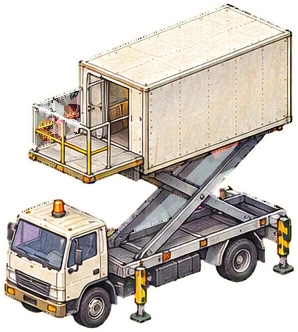
#> input picture lab/v3-sticker-kit/library/catering-truck.webp, 298 x 332 px, given in place of catering-truck.webp.png, which was not available
$ python register.py ../library/catering-truck.webp ../library/cloud-small.webp
#> lines starting #> are read from the running program, lines starting #| are printed output that depends on the picture
#!/usr/bin/python3
"""Line an edited sheet up with the sheet it was edited from, so a swapped sticker sits exactly where the
original did (the town's jumbo jet -> the cut-away jet; the family -> the see-through family).

  /usr/bin/python3 tools/register.py plane-ext plane-cutaway   -> art/sheets/plane-cutaway-aligned.png

Finds the scale + translation that best overlaps the two magenta-keyed silhouettes (IoU), and resamples the
edited sheet into the original's frame. Prints the IoU before and after.
"""
import sys
from pathlib import Path
import numpy as np
from PIL import Image
from scipy import ndimage as ndi

HERE = Path(__file__).resolve().parent.parent
S = HERE / "art" / "sheets"


def mask(im):
    t = np.asarray(im.convert("RGB")).astype(np.float32)
    return (np.minimum(t[..., 0], t[..., 2]) - t[..., 1]) < 120


def iou(a, b):
    return (a & b).sum() / max(1, (a | b).sum())


def warp(m, s, tx, ty, shape):
    # output pixel (x, y) samples input at ((x - tx) / s, (y - ty) / s)
    H, W = shape
    return ndi.affine_transform(m.astype(np.float32), [1 / s, 1 / s], offset=[-ty / s, -tx / s], output_shape=(H, W), order=1) > .5


src, ed = sys.argv[1], sys.argv[2]
A = Image.open(S / f"{src}.png"); B = Image.open(S / f"{ed}.png")
#> further down, A is the input picture: PIL image 298x332 RGBA; mean R, G, B, A 204.9, 197.5, 187.9, 168.5
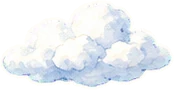
#> input picture lab/v3-sticker-kit/library/cloud-small.webp, 174 x 90 px, given in place of cloud-small.webp.png, which was not available
#> further down, B is the input picture: PIL image 174x90 RGBA; mean R, G, B, A 236.4, 240, 241.7, 162.6
if B.size != A.size:
    print(f"sizes differ {B.size} vs {A.size}: resizing the edit first")
#| sizes differ (174, 90) vs (298, 332): resizing the edit first
    B = B.resize(A.size, Image.LANCZOS)
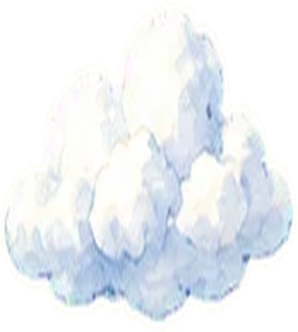
#> B: PIL image 298x332 RGBA; mean R, G, B, A 156.1, 160, 163.7, 162.6; transparent parts drawn white
ma, mb = mask(A), mask(B)
#> in mask, `return (np.minimum(t[..., 0], t[..., 2]) - t[..., 1]) < 120`: returned value: shape (332, 298) bool; every value is 1
#> in mask (call 2), `t = np.asarray(im.convert("RGB")).astype(np.float32)`:
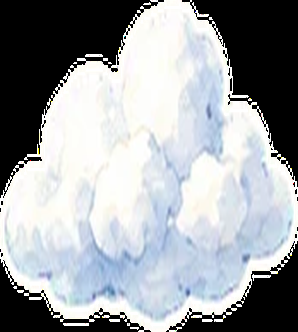
#> t: shape (332, 298, 3) float32; mean R, G, B 156.1, 160, 163.7
f = 4
sa, sb = ma[::f, ::f], mb[::f, ::f]
#> sa: shape (83, 75) bool; every value is 1
best = (iou(sa, sb), 1, 0, 0)
#> best = (1, 1, 0, 0)
print("IoU before", round(best[0], 4))
#| IoU before 1.0
for s in np.linspace(.94, 1.06, 25):
    for tx in range(-12, 13, 2):
        for ty in range(-12, 13, 2):
            v = iou(sa, warp(sb, s, tx, ty, sa.shape))
            if v > best[0]:
                best = (v, s, tx, ty)
v, s, tx, ty = best
best = (0, s, tx * f, ty * f)
for ds in np.linspace(-.006, .006, 7):
    for dx in range(-4, 5, 2):
        for dy in range(-4, 5, 2):
            S2, X2, Y2 = s + ds, tx * f + dx, ty * f + dy
            v = iou(ma[::2, ::2], warp(mb[::2, ::2], S2, X2 / 2, Y2 / 2, ma[::2, ::2].shape))
            if v > best[0]:
                best = (v, S2, X2, Y2)
v, s, tx, ty = best
print(f"best scale {s:.4f} shift {tx},{ty}  IoU {v:.4f}")
#| best scale 1.0000 shift 0,0  IoU 1.0000
out = B.transform(A.size, Image.AFFINE, (1 / s, 0, -tx / s, 0, 1 / s, -ty / s), resample=Image.BICUBIC, fillcolor=(253, 3, 251))
out.save(S / f"{ed}-aligned.png")
print("wrote", S / f"{ed}-aligned.png")
